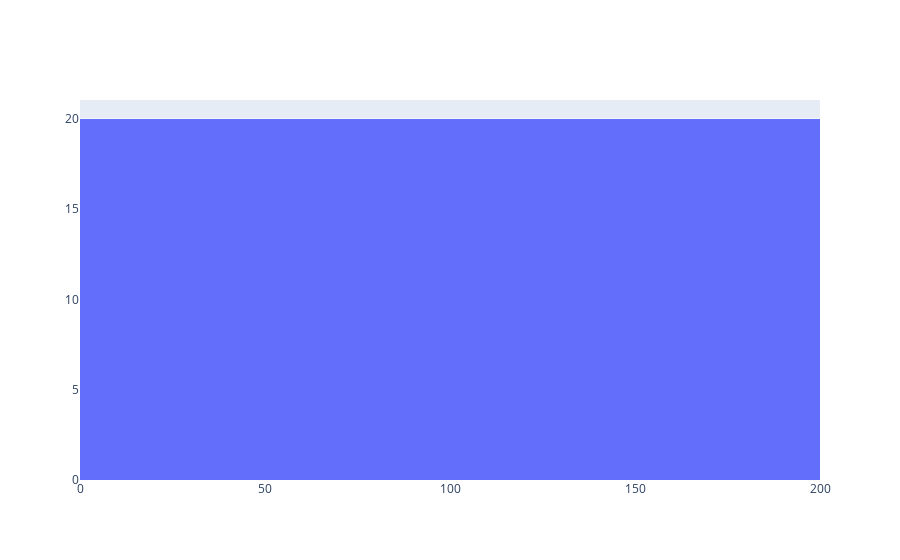

Notebook cell for this chart:
### Code cell
fig = go.Figure()
angulos = np.linspace(1, 1000, 200)
tangentes = np.tan(angulos)
senos = np.sin(angulos)
secanntes = 1 / np.cos(angulos)

fig.add_trace(go.Histogram(x=angulos, name='Angulos', xbins=dict(start=0, end=200)))
fig.show()

### Figure 1 — Plotly figure (JSON) as saved in the notebook; plotly's stock layout.template omitted (floating-point values rounded to 4 significant figures; data arrays with more than 128 entries replaced by an {"elided": "..."} marker saying what was removed)
{"data": [{"name": "Angulos", "type": "histogram", "x": {"elided": "200 float values"}, "xbins": {"end": 200, "start": 0}}], "layout": {}}
